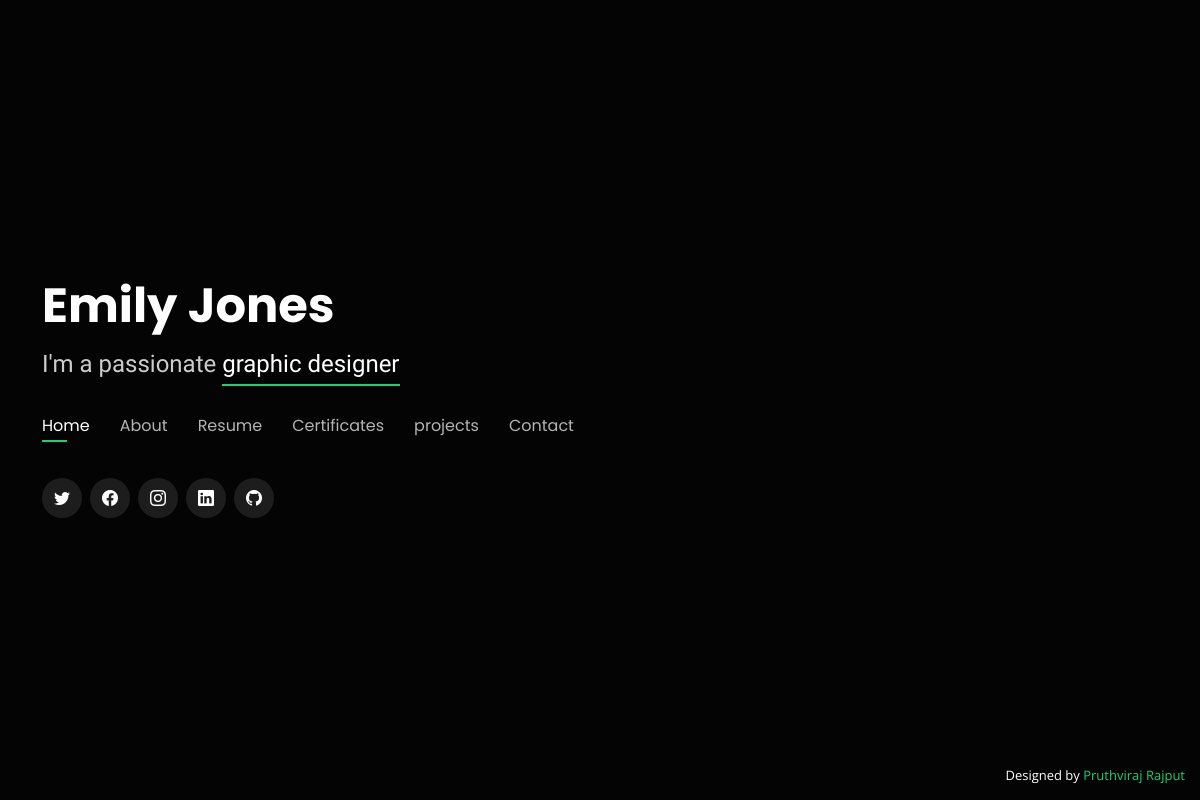
Before: / with the older database file.
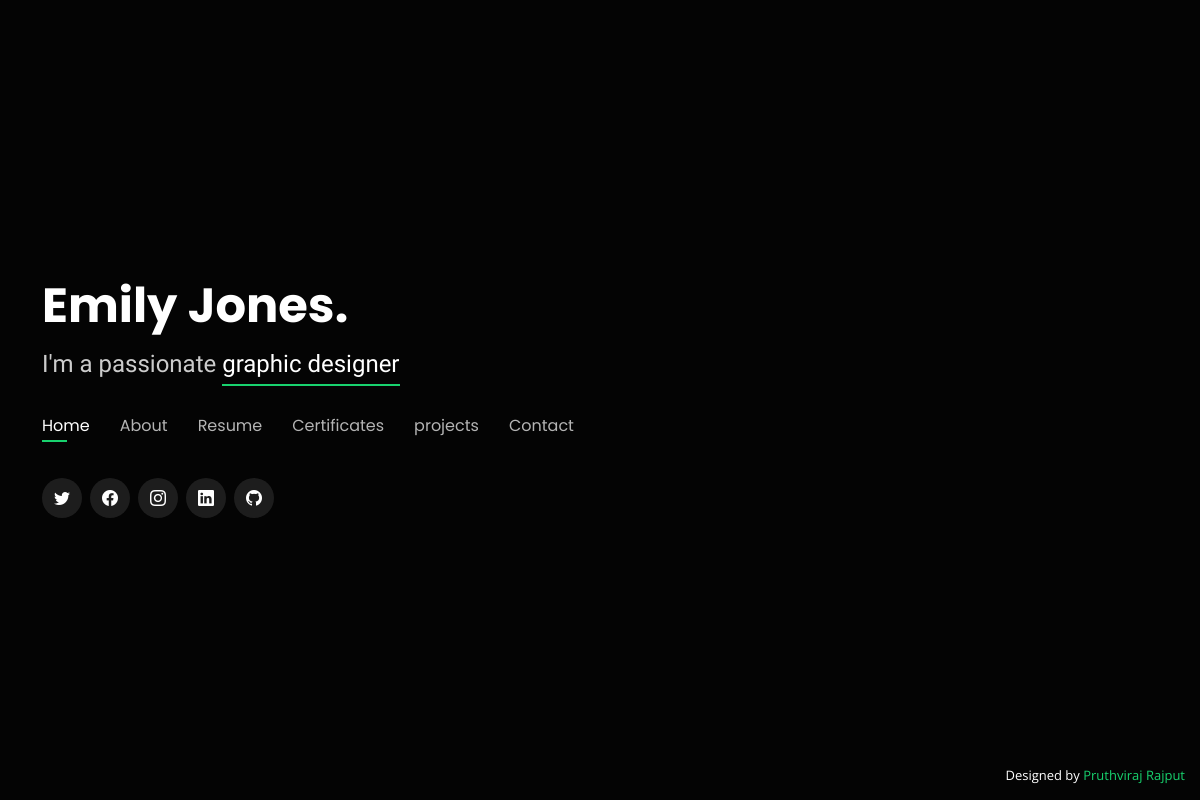
After: the same page with the newer database file.
### tables this page shows
CREATE TABLE `profile` (
  `id` int(11) NOT NULL,
  `name` varchar(255) NOT NULL,
  `image` varchar(255) NOT NULL,
  `working1` varchar(255) NOT NULL,
  `working2` varchar(255) NOT NULL,
  `birthday` date NOT NULL,
  `email_id` varchar(255) NOT NULL,
  `countact_number` varchar(15) NOT NULL,
  `linkdin_link` varchar(255) NOT NULL,
  `github_link` varchar(255) NOT NULL,
  `facebook_link` varchar(255) NOT NULL,
  `Instagram_link` varchar(255) NOT NULL,
  `twitter_link` varchar(255) NOT NULL,
  `gradjution_current` varchar(500) NOT NULL,
  `address` varchar(600) NOT NULL,
  `about_me` varchar(700) NOT NULL,
  `biography` text NOT NULL,
  `summary` varchar(700) NOT NULL,
  `added_on` timestamp NOT NULL DEFAULT current_timestamp() ON UPDATE current_timestamp()
);

### index.php (the view, shortened to what this page needs)
<?php
    include('top.php');
    $sql_profile = mysqli_fetch_assoc(mysqli_query($con,"SELECT * FROM profile"));
?>
  <header id="header">
    <div class="container">
      <h1><a href="index.php"><?php echo $sql_profile['name']?></a></h1>
      <h2>I'm a passionate <span><?php echo $sql_profile['working1'];?></span></h2>
      <nav id="navbar" class="navbar">
        <ul>
          <li><a class="nav-link active" href="#header">Home</a></li>
          <li><a class="nav-link" href="#about">About</a></li>
          <li><a class="nav-link" href="#resume">Resume</a></li>
          <li><a class="nav-link" href="#services">Certificates</a></li>
          <li><a class="nav-link" href="#portfolio">projects</a></li>
          <li><a class="nav-link" href="#contact">Contact</a></li>
        </ul>
      </nav>
      <div class="social-links">
        <a href="<?php echo $sql_profile['twitter_link'];?>" class="twitter"><i class="bi bi-twitter"></i></a>
        <a href="<?php echo $sql_profile['facebook_link'];?>" class="facebook"><i class="bi bi-facebook"></i></a>
        <a href="<?php echo $sql_profile['Instagram_link'];?>" class="instagram"><i class="bi bi-instagram"></i></a>
        <a href="<?php echo $sql_profile['linkdin_link'];?>" class="linkedin"><i class="bi bi-linkedin"></i></a>
        <a href="<?php echo $sql_profile['github_link'];?>" class="linkedin"><i class="bi bi-github"></i></a>
      </div>
    </div>
  </header>
<?php
   require "footer.php";
?>

### top.php (shortened to what this page needs)
<!DOCTYPE html>
<html lang="en">
<head>
  <link href="vendor/bootstrap/css/bootstrap.min.css" rel="stylesheet">
  <link href="vendor/bootstrap-icons/bootstrap-icons.css" rel="stylesheet">
  <link href="vendor/boxicons/css/boxicons.min.css" rel="stylesheet">
  <link href="vendor/glightbox/css/glightbox.min.css" rel="stylesheet">
  <link href="vendor/remixicon/remixicon.css" rel="stylesheet">
  <link href="vendor/swiper/swiper-bundle.min.css" rel="stylesheet">
  <link href="css/style.css" rel="stylesheet">
</head>
<body>

### footer.php (shortened to what this page needs)
<div class="credits">
    Designed by <a href="<?php echo $sql_profile['github_link'];?>">Pruthviraj Rajput</a>
  </div>
</body>
</html>

### css/style.css (style rules this page uses)
body { font-family: "Open Sans", sans-serif; background-color: #040404; color: #fff; position: relative; background: transparent; }
body::before { content: ""; position: fixed; background: #040404 url("") top right no-repeat; background-size: cover; left: 0; right: 0; top: 0; height: 100vh; z-index: -1; }
@media (min-width: 1024px) { body::before { background-attachment: fixed; } }
a { color: #18d26e; text-decoration: none; }
h1, h2, h3, h4, h5, h6 { font-family: "Raleway", sans-serif; }
#header { transition: ease-in-out 0.3s; position: relative; height: 100vh; display: flex; align-items: center; z-index: 997; overflow-y: auto; }
#header * { transition: ease-in-out 0.3s; }
#header h1 { font-size: 48px; margin: 0; padding: 0; line-height: 1; font-weight: 700; font-family: "Poppins", sans-serif; }
#header h1 a, #header h1 a:hover { color: #fff; line-height: 1; display: inline-block; }
#header h2 { font-size: 24px; margin-top: 20px; color: rgba(255, 255, 255, 0.8); }
#header h2 span { color: #fff; border-bottom: 2px solid #18d26e; padding-bottom: 6px; }
#header .social-links { margin-top: 40px; display: flex; }
#header .social-links a { font-size: 16px; display: flex; justify-content: center; align-items: center; background: rgba(255, 255, 255, 0.1); color: #fff; line-height: 1; margin-right: 8px; border-radius: 50%; width: 40px; height: 40px; }
.navbar { padding: 0; margin-top: 35px; }
.navbar ul { margin: 0; padding: 0; display: flex; list-style: none; align-items: center; }
.navbar li { position: relative; }
.navbar li + li { margin-left: 30px; }
.navbar a { display: flex; align-items: center; justify-content: space-between; padding: 0; font-family: "Poppins", sans-serif; font-size: 16px; font-weight: 400; color: rgba(255, 255, 255, 0.7); white-space: nowrap; transition: 0.3s; }
.navbar a:before { content: ""; position: absolute; width: 0; height: 2px; bottom: -4px; left: 0; background-color: #18d26e; visibility: hidden; width: 0px; transition: all 0.3s ease-in-out 0s; }
.navbar a:hover:before, .navbar li:hover > a:before, .navbar .active:before { visibility: visible; width: 25px; }
.navbar a:hover, .navbar .active, .navbar li:hover > a { color: #fff; }
.credits { position: fixed; right: 0; left: 0; bottom: 0; padding: 15px; text-align: right; font-size: 13px; color: #fff; z-index: 999999; }
.credits a { color: #18d26e; transition: 0.3s; }

Changed rows visible on the page:
removed profile: name "Emily Jones", working1 "graphic designer"
added profile: name "Emily Jones.", working1 "graphic designer"
